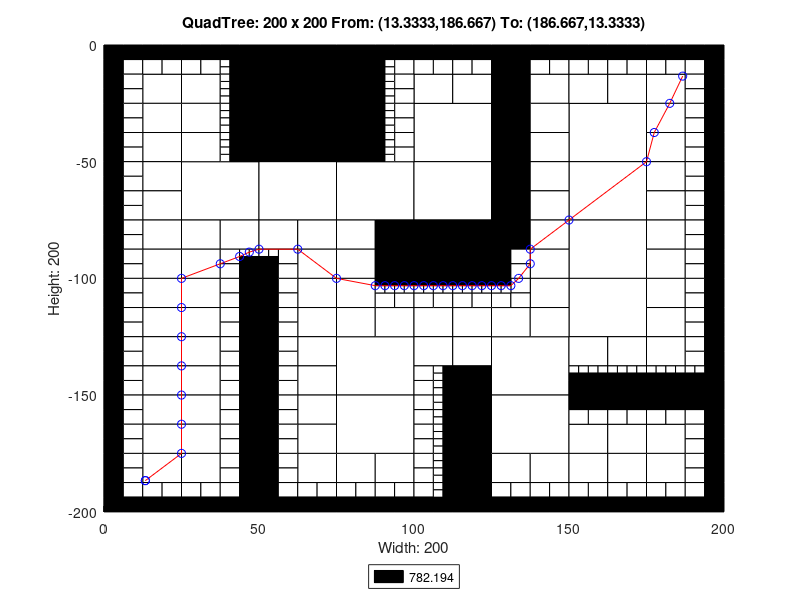

The MATLAB source for this figure:
axis([0 200 -200 0]);
title('QuadTree: 200 x 200 From: (13.3333,186.667) To: (186.667,13.3333)');
xlabel('Width: 200');
ylabel('Height: 200');
rectangle('Position',[50 -25 25 25], 'FaceColor',[0 0 0]);
rectangle('Position',[50 -50 25 25], 'FaceColor',[0 0 0]);
rectangle('Position',[25 -75 25 25], 'FaceColor',[1 1 1]);
rectangle('Position',[50 -75 25 25], 'FaceColor',[1 1 1]);
rectangle('Position',[75 -75 25 25], 'FaceColor',[1 1 1]);
rectangle('Position',[100 -50 25 25], 'FaceColor',[1 1 1]);
rectangle('Position',[150 -50 25 25], 'FaceColor',[1 1 1]);
rectangle('Position',[100 -75 25 25], 'FaceColor',[1 1 1]);
rectangle('Position',[100 -100 25 25], 'FaceColor',[0 0 0]);
rectangle('Position',[150 -75 25 25], 'FaceColor',[1 1 1]);
rectangle('Position',[150 -100 25 25], 'FaceColor',[1 1 1]);
rectangle('Position',[75 -150 25 25], 'FaceColor',[1 1 1]);
rectangle('Position',[75 -175 25 25], 'FaceColor',[1 1 1]);
rectangle('Position',[125 -150 25 25], 'FaceColor',[1 1 1]);
rectangle('Position',[150 -125 25 25], 'FaceColor',[1 1 1]);
rectangle('Position',[125 -175 25 25], 'FaceColor',[1 1 1]);
rectangle('Position',[12.5 -25 12.5 12.5], 'FaceColor',[1 1 1]);
rectangle('Position',[25 -25 12.5 12.5], 'FaceColor',[1 1 1]);
rectangle('Position',[12.5 -37.5 12.5 12.5], 'FaceColor',[1 1 1]);
rectangle('Position',[12.5 -50 12.5 12.5], 'FaceColor',[1 1 1]);
rectangle('Position',[25 -37.5 12.5 12.5], 'FaceColor',[1 1 1]);
rectangle('Position',[25 -50 12.5 12.5], 'FaceColor',[1 1 1]);
rectangle('Position',[75 -12.5 12.5 12.5], 'FaceColor',[0 0 0]);
rectangle('Position',[75 -25 12.5 12.5], 'FaceColor',[0 0 0]);
rectangle('Position',[75 -37.5 12.5 12.5], 'FaceColor',[0 0 0]);
rectangle('Position',[75 -50 12.5 12.5], 'FaceColor',[0 0 0]);
rectangle('Position',[12.5 -62.5 12.5 12.5], 'FaceColor',[1 1 1]);
rectangle('Position',[12.5 -75 12.5 12.5], 'FaceColor',[1 1 1]);
rectangle('Position',[12.5 -87.5 12.5 12.5], 'FaceColor',[1 1 1]);
rectangle('Position',[12.5 -100 12.5 12.5], 'FaceColor',[1 1 1]);
rectangle('Position',[25 -87.5 12.5 12.5], 'FaceColor',[1 1 1]);
rectangle('Position',[37.5 -87.5 12.5 12.5], 'FaceColor',[1 1 1]);
rectangle('Position',[25 -100 12.5 12.5], 'FaceColor',[1 1 1]);
rectangle('Position',[50 -87.5 12.5 12.5], 'FaceColor',[1 1 1]);
rectangle('Position',[62.5 -87.5 12.5 12.5], 'FaceColor',[1 1 1]);
rectangle('Position',[62.5 -100 12.5 12.5], 'FaceColor',[1 1 1]);
rectangle('Position',[75 -87.5 12.5 12.5], 'FaceColor',[1 1 1]);
rectangle('Position',[87.5 -87.5 12.5 12.5], 'FaceColor',[0 0 0]);
rectangle('Position',[75 -100 12.5 12.5], 'FaceColor',[1 1 1]);
rectangle('Position',[87.5 -100 12.5 12.5], 'FaceColor',[0 0 0]);
rectangle('Position',[100 -25 12.5 12.5], 'FaceColor',[1 1 1]);
rectangle('Position',[112.5 -25 12.5 12.5], 'FaceColor',[1 1 1]);
rectangle('Position',[125 -12.5 12.5 12.5], 'FaceColor',[0 0 0]);
rectangle('Position',[125 -25 12.5 12.5], 'FaceColor',[0 0 0]);
rectangle('Position',[137.5 -25 12.5 12.5], 'FaceColor',[1 1 1]);
rectangle('Position',[125 -37.5 12.5 12.5], 'FaceColor',[0 0 0]);
rectangle('Position',[137.5 -37.5 12.5 12.5], 'FaceColor',[1 1 1]);
rectangle('Position',[125 -50 12.5 12.5], 'FaceColor',[0 0 0]);
rectangle('Position',[137.5 -50 12.5 12.5], 'FaceColor',[1 1 1]);
rectangle('Position',[150 -25 12.5 12.5], 'FaceColor',[1 1 1]);
rectangle('Position',[162.5 -25 12.5 12.5], 'FaceColor',[1 1 1]);
rectangle('Position',[175 -25 12.5 12.5], 'FaceColor',[1 1 1]);
rectangle('Position',[175 -37.5 12.5 12.5], 'FaceColor',[1 1 1]);
rectangle('Position',[175 -50 12.5 12.5], 'FaceColor',[1 1 1]);
rectangle('Position',[125 -62.5 12.5 12.5], 'FaceColor',[0 0 0]);
rectangle('Position',[137.5 -62.5 12.5 12.5], 'FaceColor',[1 1 1]);
rectangle('Position',[125 -75 12.5 12.5], 'FaceColor',[0 0 0]);
rectangle('Position',[137.5 -75 12.5 12.5], 'FaceColor',[1 1 1]);
rectangle('Position',[125 -87.5 12.5 12.5], 'FaceColor',[0 0 0]);
rectangle('Position',[137.5 -87.5 12.5 12.5], 'FaceColor',[1 1 1]);
rectangle('Position',[137.5 -100 12.5 12.5], 'FaceColor',[1 1 1]);
rectangle('Position',[175 -62.5 12.5 12.5], 'FaceColor',[1 1 1]);
rectangle('Position',[175 -75 12.5 12.5], 'FaceColor',[1 1 1]);
rectangle('Position',[175 -87.5 12.5 12.5], 'FaceColor',[1 1 1]);
rectangle('Position',[175 -100 12.5 12.5], 'FaceColor',[1 1 1]);
rectangle('Position',[12.5 -112.5 12.5 12.5], 'FaceColor',[1 1 1]);
rectangle('Position',[12.5 -125 12.5 12.5], 'FaceColor',[1 1 1]);
rectangle('Position',[25 -112.5 12.5 12.5], 'FaceColor',[1 1 1]);
rectangle('Position',[25 -125 12.5 12.5], 'FaceColor',[1 1 1]);
rectangle('Position',[12.5 -137.5 12.5 12.5], 'FaceColor',[1 1 1]);
rectangle('Position',[12.5 -150 12.5 12.5], 'FaceColor',[1 1 1]);
rectangle('Position',[25 -137.5 12.5 12.5], 'FaceColor',[1 1 1]);
rectangle('Position',[25 -150 12.5 12.5], 'FaceColor',[1 1 1]);
rectangle('Position',[62.5 -112.5 12.5 12.5], 'FaceColor',[1 1 1]);
rectangle('Position',[62.5 -125 12.5 12.5], 'FaceColor',[1 1 1]);
rectangle('Position',[75 -112.5 12.5 12.5], 'FaceColor',[1 1 1]);
rectangle('Position',[75 -125 12.5 12.5], 'FaceColor',[1 1 1]);
rectangle('Position',[87.5 -125 12.5 12.5], 'FaceColor',[1 1 1]);
rectangle('Position',[62.5 -137.5 12.5 12.5], 'FaceColor',[1 1 1]);
rectangle('Position',[62.5 -150 12.5 12.5], 'FaceColor',[1 1 1]);
rectangle('Position',[12.5 -162.5 12.5 12.5], 'FaceColor',[1 1 1]);
rectangle('Position',[12.5 -175 12.5 12.5], 'FaceColor',[1 1 1]);
rectangle('Position',[25 -162.5 12.5 12.5], 'FaceColor',[1 1 1]);
rectangle('Position',[25 -175 12.5 12.5], 'FaceColor',[1 1 1]);
rectangle('Position',[12.5 -187.5 12.5 12.5], 'FaceColor',[1 1 1]);
rectangle('Position',[25 -187.5 12.5 12.5], 'FaceColor',[1 1 1]);
rectangle('Position',[62.5 -162.5 12.5 12.5], 'FaceColor',[1 1 1]);
rectangle('Position',[62.5 -175 12.5 12.5], 'FaceColor',[1 1 1]);
rectangle('Position',[62.5 -187.5 12.5 12.5], 'FaceColor',[1 1 1]);
rectangle('Position',[75 -187.5 12.5 12.5], 'FaceColor',[1 1 1]);
rectangle('Position',[87.5 -187.5 12.5 12.5], 'FaceColor',[1 1 1]);
rectangle('Position',[100 -125 12.5 12.5], 'FaceColor',[1 1 1]);
rectangle('Position',[112.5 -125 12.5 12.5], 'FaceColor',[1 1 1]);
rectangle('Position',[137.5 -112.5 12.5 12.5], 'FaceColor',[1 1 1]);
rectangle('Position',[125 -125 12.5 12.5], 'FaceColor',[1 1 1]);
rectangle('Position',[137.5 -125 12.5 12.5], 'FaceColor',[1 1 1]);
rectangle('Position',[100 -137.5 12.5 12.5], 'FaceColor',[1 1 1]);
rectangle('Position',[112.5 -137.5 12.5 12.5], 'FaceColor',[1 1 1]);
rectangle('Position',[112.5 -150 12.5 12.5], 'FaceColor',[0 0 0]);
rectangle('Position',[175 -112.5 12.5 12.5], 'FaceColor',[1 1 1]);
rectangle('Position',[175 -125 12.5 12.5], 'FaceColor',[1 1 1]);
rectangle('Position',[150 -137.5 12.5 12.5], 'FaceColor',[1 1 1]);
rectangle('Position',[162.5 -137.5 12.5 12.5], 'FaceColor',[1 1 1]);
rectangle('Position',[175 -137.5 12.5 12.5], 'FaceColor',[1 1 1]);
rectangle('Position',[112.5 -162.5 12.5 12.5], 'FaceColor',[0 0 0]);
rectangle('Position',[112.5 -175 12.5 12.5], 'FaceColor',[0 0 0]);
rectangle('Position',[112.5 -187.5 12.5 12.5], 'FaceColor',[0 0 0]);
rectangle('Position',[112.5 -200 12.5 12.5], 'FaceColor',[0 0 0]);
rectangle('Position',[125 -187.5 12.5 12.5], 'FaceColor',[1 1 1]);
rectangle('Position',[137.5 -187.5 12.5 12.5], 'FaceColor',[1 1 1]);
rectangle('Position',[150 -175 12.5 12.5], 'FaceColor',[1 1 1]);
rectangle('Position',[162.5 -175 12.5 12.5], 'FaceColor',[1 1 1]);
rectangle('Position',[175 -175 12.5 12.5], 'FaceColor',[1 1 1]);
rectangle('Position',[150 -187.5 12.5 12.5], 'FaceColor',[1 1 1]);
rectangle('Position',[162.5 -187.5 12.5 12.5], 'FaceColor',[1 1 1]);
rectangle('Position',[175 -187.5 12.5 12.5], 'FaceColor',[1 1 1]);
rectangle('Position',[0 -6.25 6.25 6.25], 'FaceColor',[0 0 0]);
rectangle('Position',[6.25 -6.25 6.25 6.25], 'FaceColor',[0 0 0]);
rectangle('Position',[0 -12.5 6.25 6.25], 'FaceColor',[0 0 0]);
rectangle('Position',[6.25 -12.5 6.25 6.25], 'FaceColor',[1 1 1]);
rectangle('Position',[12.5 -6.25 6.25 6.25], 'FaceColor',[0 0 0]);
rectangle('Position',[18.75 -6.25 6.25 6.25], 'FaceColor',[0 0 0]);
rectangle('Position',[12.5 -12.5 6.25 6.25], 'FaceColor',[1 1 1]);
rectangle('Position',[18.75 -12.5 6.25 6.25], 'FaceColor',[1 1 1]);
rectangle('Position',[0 -18.75 6.25 6.25], 'FaceColor',[0 0 0]);
rectangle('Position',[6.25 -18.75 6.25 6.25], 'FaceColor',[1 1 1]);
rectangle('Position',[0 -25 6.25 6.25], 'FaceColor',[0 0 0]);
rectangle('Position',[6.25 -25 6.25 6.25], 'FaceColor',[1 1 1]);
rectangle('Position',[25 -6.25 6.25 6.25], 'FaceColor',[0 0 0]);
rectangle('Position',[31.25 -6.25 6.25 6.25], 'FaceColor',[0 0 0]);
rectangle('Position',[25 -12.5 6.25 6.25], 'FaceColor',[1 1 1]);
rectangle('Position',[31.25 -12.5 6.25 6.25], 'FaceColor',[1 1 1]);
rectangle('Position',[37.5 -6.25 6.25 6.25], 'FaceColor',[0 0 0]);
rectangle('Position',[43.75 -6.25 6.25 6.25], 'FaceColor',[0 0 0]);
rectangle('Position',[43.75 -12.5 6.25 6.25], 'FaceColor',[0 0 0]);
rectangle('Position',[43.75 -18.75 6.25 6.25], 'FaceColor',[0 0 0]);
rectangle('Position',[43.75 -25 6.25 6.25], 'FaceColor',[0 0 0]);
rectangle('Position',[0 -31.25 6.25 6.25], 'FaceColor',[0 0 0]);
rectangle('Position',[6.25 -31.25 6.25 6.25], 'FaceColor',[1 1 1]);
rectangle('Position',[0 -37.5 6.25 6.25], 'FaceColor',[0 0 0]);
rectangle('Position',[6.25 -37.5 6.25 6.25], 'FaceColor',[1 1 1]);
rectangle('Position',[0 -43.75 6.25 6.25], 'FaceColor',[0 0 0]);
rectangle('Position',[6.25 -43.75 6.25 6.25], 'FaceColor',[1 1 1]);
rectangle('Position',[0 -50 6.25 6.25], 'FaceColor',[0 0 0]);
rectangle('Position',[6.25 -50 6.25 6.25], 'FaceColor',[1 1 1]);
rectangle('Position',[43.75 -31.25 6.25 6.25], 'FaceColor',[0 0 0]);
rectangle('Position',[43.75 -37.5 6.25 6.25], 'FaceColor',[0 0 0]);
rectangle('Position',[43.75 -43.75 6.25 6.25], 'FaceColor',[0 0 0]);
rectangle('Position',[43.75 -50 6.25 6.25], 'FaceColor',[0 0 0]);
rectangle('Position',[87.5 -6.25 6.25 6.25], 'FaceColor',[0 0 0]);
rectangle('Position',[93.75 -6.25 6.25 6.25], 'FaceColor',[0 0 0]);
rectangle('Position',[93.75 -12.5 6.25 6.25], 'FaceColor',[1 1 1]);
rectangle('Position',[93.75 -18.75 6.25 6.25], 'FaceColor',[1 1 1]);
rectangle('Position',[93.75 -25 6.25 6.25], 'FaceColor',[1 1 1]);
rectangle('Position',[93.75 -31.25 6.25 6.25], 'FaceColor',[1 1 1]);
rectangle('Position',[93.75 -37.5 6.25 6.25], 'FaceColor',[1 1 1]);
rectangle('Position',[93.75 -43.75 6.25 6.25], 'FaceColor',[1 1 1]);
rectangle('Position',[93.75 -50 6.25 6.25], 'FaceColor',[1 1 1]);
rectangle('Position',[0 -56.25 6.25 6.25], 'FaceColor',[0 0 0]);
rectangle('Position',[6.25 -56.25 6.25 6.25], 'FaceColor',[1 1 1]);
rectangle('Position',[0 -62.5 6.25 6.25], 'FaceColor',[0 0 0]);
rectangle('Position',[6.25 -62.5 6.25 6.25], 'FaceColor',[1 1 1]);
rectangle('Position',[0 -68.75 6.25 6.25], 'FaceColor',[0 0 0]);
rectangle('Position',[6.25 -68.75 6.25 6.25], 'FaceColor',[1 1 1]);
rectangle('Position',[0 -75 6.25 6.25], 'FaceColor',[0 0 0]);
rectangle('Position',[6.25 -75 6.25 6.25], 'FaceColor',[1 1 1]);
rectangle('Position',[0 -81.25 6.25 6.25], 'FaceColor',[0 0 0]);
rectangle('Position',[6.25 -81.25 6.25 6.25], 'FaceColor',[1 1 1]);
rectangle('Position',[0 -87.5 6.25 6.25], 'FaceColor',[0 0 0]);
rectangle('Position',[6.25 -87.5 6.25 6.25], 'FaceColor',[1 1 1]);
rectangle('Position',[0 -93.75 6.25 6.25], 'FaceColor',[0 0 0]);
rectangle('Position',[6.25 -93.75 6.25 6.25], 'FaceColor',[1 1 1]);
rectangle('Position',[0 -100 6.25 6.25], 'FaceColor',[0 0 0]);
rectangle('Position',[6.25 -100 6.25 6.25], 'FaceColor',[1 1 1]);
rectangle('Position',[37.5 -93.75 6.25 6.25], 'FaceColor',[1 1 1]);
rectangle('Position',[37.5 -100 6.25 6.25], 'FaceColor',[1 1 1]);
rectangle('Position',[43.75 -100 6.25 6.25], 'FaceColor',[0 0 0]);
rectangle('Position',[56.25 -93.75 6.25 6.25], 'FaceColor',[1 1 1]);
rectangle('Position',[50 -100 6.25 6.25], 'FaceColor',[0 0 0]);
rectangle('Position',[56.25 -100 6.25 6.25], 'FaceColor',[1 1 1]);
rectangle('Position',[100 -6.25 6.25 6.25], 'FaceColor',[0 0 0]);
rectangle('Position',[106.25 -6.25 6.25 6.25], 'FaceColor',[0 0 0]);
rectangle('Position',[100 -12.5 6.25 6.25], 'FaceColor',[1 1 1]);
rectangle('Position',[106.25 -12.5 6.25 6.25], 'FaceColor',[1 1 1]);
rectangle('Position',[112.5 -6.25 6.25 6.25], 'FaceColor',[0 0 0]);
rectangle('Position',[118.75 -6.25 6.25 6.25], 'FaceColor',[0 0 0]);
rectangle('Position',[112.5 -12.5 6.25 6.25], 'FaceColor',[1 1 1]);
rectangle('Position',[118.75 -12.5 6.25 6.25], 'FaceColor',[1 1 1]);
rectangle('Position',[137.5 -6.25 6.25 6.25], 'FaceColor',[0 0 0]);
rectangle('Position',[143.75 -6.25 6.25 6.25], 'FaceColor',[0 0 0]);
rectangle('Position',[137.5 -12.5 6.25 6.25], 'FaceColor',[1 1 1]);
rectangle('Position',[143.75 -12.5 6.25 6.25], 'FaceColor',[1 1 1]);
rectangle('Position',[150 -6.25 6.25 6.25], 'FaceColor',[0 0 0]);
rectangle('Position',[156.25 -6.25 6.25 6.25], 'FaceColor',[0 0 0]);
rectangle('Position',[150 -12.5 6.25 6.25], 'FaceColor',[1 1 1]);
rectangle('Position',[156.25 -12.5 6.25 6.25], 'FaceColor',[1 1 1]);
rectangle('Position',[162.5 -6.25 6.25 6.25], 'FaceColor',[0 0 0]);
rectangle('Position',[168.75 -6.25 6.25 6.25], 'FaceColor',[0 0 0]);
rectangle('Position',[162.5 -12.5 6.25 6.25], 'FaceColor',[1 1 1]);
rectangle('Position',[168.75 -12.5 6.25 6.25], 'FaceColor',[1 1 1]);
rectangle('Position',[175 -6.25 6.25 6.25], 'FaceColor',[0 0 0]);
rectangle('Position',[181.25 -6.25 6.25 6.25], 'FaceColor',[0 0 0]);
rectangle('Position',[175 -12.5 6.25 6.25], 'FaceColor',[1 1 1]);
rectangle('Position',[181.25 -12.5 6.25 6.25], 'FaceColor',[1 1 1]);
rectangle('Position',[187.5 -6.25 6.25 6.25], 'FaceColor',[0 0 0]);
rectangle('Position',[193.75 -6.25 6.25 6.25], 'FaceColor',[0 0 0]);
rectangle('Position',[187.5 -12.5 6.25 6.25], 'FaceColor',[1 1 1]);
rectangle('Position',[193.75 -12.5 6.25 6.25], 'FaceColor',[0 0 0]);
rectangle('Position',[187.5 -18.75 6.25 6.25], 'FaceColor',[1 1 1]);
rectangle('Position',[193.75 -18.75 6.25 6.25], 'FaceColor',[0 0 0]);
rectangle('Position',[187.5 -25 6.25 6.25], 'FaceColor',[1 1 1]);
rectangle('Position',[193.75 -25 6.25 6.25], 'FaceColor',[0 0 0]);
rectangle('Position',[187.5 -31.25 6.25 6.25], 'FaceColor',[1 1 1]);
rectangle('Position',[193.75 -31.25 6.25 6.25], 'FaceColor',[0 0 0]);
rectangle('Position',[187.5 -37.5 6.25 6.25], 'FaceColor',[1 1 1]);
rectangle('Position',[193.75 -37.5 6.25 6.25], 'FaceColor',[0 0 0]);
rectangle('Position',[187.5 -43.75 6.25 6.25], 'FaceColor',[1 1 1]);
rectangle('Position',[193.75 -43.75 6.25 6.25], 'FaceColor',[0 0 0]);
rectangle('Position',[187.5 -50 6.25 6.25], 'FaceColor',[1 1 1]);
rectangle('Position',[193.75 -50 6.25 6.25], 'FaceColor',[0 0 0]);
rectangle('Position',[125 -93.75 6.25 6.25], 'FaceColor',[0 0 0]);
rectangle('Position',[131.25 -93.75 6.25 6.25], 'FaceColor',[1 1 1]);
rectangle('Position',[125 -100 6.25 6.25], 'FaceColor',[0 0 0]);
rectangle('Position',[131.25 -100 6.25 6.25], 'FaceColor',[1 1 1]);
rectangle('Position',[187.5 -56.25 6.25 6.25], 'FaceColor',[1 1 1]);
rectangle('Position',[193.75 -56.25 6.25 6.25], 'FaceColor',[0 0 0]);
rectangle('Position',[187.5 -62.5 6.25 6.25], 'FaceColor',[1 1 1]);
rectangle('Position',[193.75 -62.5 6.25 6.25], 'FaceColor',[0 0 0]);
rectangle('Position',[187.5 -68.75 6.25 6.25], 'FaceColor',[1 1 1]);
rectangle('Position',[193.75 -68.75 6.25 6.25], 'FaceColor',[0 0 0]);
rectangle('Position',[187.5 -75 6.25 6.25], 'FaceColor',[1 1 1]);
rectangle('Position',[193.75 -75 6.25 6.25], 'FaceColor',[0 0 0]);
rectangle('Position',[187.5 -81.25 6.25 6.25], 'FaceColor',[1 1 1]);
rectangle('Position',[193.75 -81.25 6.25 6.25], 'FaceColor',[0 0 0]);
rectangle('Position',[187.5 -87.5 6.25 6.25], 'FaceColor',[1 1 1]);
rectangle('Position',[193.75 -87.5 6.25 6.25], 'FaceColor',[0 0 0]);
rectangle('Position',[187.5 -93.75 6.25 6.25], 'FaceColor',[1 1 1]);
rectangle('Position',[193.75 -93.75 6.25 6.25], 'FaceColor',[0 0 0]);
rectangle('Position',[187.5 -100 6.25 6.25], 'FaceColor',[1 1 1]);
rectangle('Position',[193.75 -100 6.25 6.25], 'FaceColor',[0 0 0]);
rectangle('Position',[0 -106.25 6.25 6.25], 'FaceColor',[0 0 0]);
rectangle('Position',[6.25 -106.25 6.25 6.25], 'FaceColor',[1 1 1]);
rectangle('Position',[0 -112.5 6.25 6.25], 'FaceColor',[0 0 0]);
rectangle('Position',[6.25 -112.5 6.25 6.25], 'FaceColor',[1 1 1]);
rectangle('Position',[0 -118.75 6.25 6.25], 'FaceColor',[0 0 0]);
rectangle('Position',[6.25 -118.75 6.25 6.25], 'FaceColor',[1 1 1]);
rectangle('Position',[0 -125 6.25 6.25], 'FaceColor',[0 0 0]);
rectangle('Position',[6.25 -125 6.25 6.25], 'FaceColor',[1 1 1]);
rectangle('Position',[37.5 -106.25 6.25 6.25], 'FaceColor',[1 1 1]);
rectangle('Position',[43.75 -106.25 6.25 6.25], 'FaceColor',[0 0 0]);
rectangle('Position',[37.5 -112.5 6.25 6.25], 'FaceColor',[1 1 1]);
rectangle('Position',[43.75 -112.5 6.25 6.25], 'FaceColor',[0 0 0]);
rectangle('Position',[37.5 -118.75 6.25 6.25], 'FaceColor',[1 1 1]);
rectangle('Position',[43.75 -118.75 6.25 6.25], 'FaceColor',[0 0 0]);
rectangle('Position',[37.5 -125 6.25 6.25], 'FaceColor',[1 1 1]);
rectangle('Position',[43.75 -125 6.25 6.25], 'FaceColor',[0 0 0]);
rectangle('Position',[0 -131.25 6.25 6.25], 'FaceColor',[0 0 0]);
rectangle('Position',[6.25 -131.25 6.25 6.25], 'FaceColor',[1 1 1]);
rectangle('Position',[0 -137.5 6.25 6.25], 'FaceColor',[0 0 0]);
rectangle('Position',[6.25 -137.5 6.25 6.25], 'FaceColor',[1 1 1]);
rectangle('Position',[0 -143.75 6.25 6.25], 'FaceColor',[0 0 0]);
rectangle('Position',[6.25 -143.75 6.25 6.25], 'FaceColor',[1 1 1]);
rectangle('Position',[0 -150 6.25 6.25], 'FaceColor',[0 0 0]);
rectangle('Position',[6.25 -150 6.25 6.25], 'FaceColor',[1 1 1]);
rectangle('Position',[37.5 -131.25 6.25 6.25], 'FaceColor',[1 1 1]);
rectangle('Position',[43.75 -131.25 6.25 6.25], 'FaceColor',[0 0 0]);
rectangle('Position',[37.5 -137.5 6.25 6.25], 'FaceColor',[1 1 1]);
rectangle('Position',[43.75 -137.5 6.25 6.25], 'FaceColor',[0 0 0]);
rectangle('Position',[37.5 -143.75 6.25 6.25], 'FaceColor',[1 1 1]);
rectangle('Position',[43.75 -143.75 6.25 6.25], 'FaceColor',[0 0 0]);
rectangle('Position',[37.5 -150 6.25 6.25], 'FaceColor',[1 1 1]);
rectangle('Position',[43.75 -150 6.25 6.25], 'FaceColor',[0 0 0]);
rectangle('Position',[50 -106.25 6.25 6.25], 'FaceColor',[0 0 0]);
rectangle('Position',[56.25 -106.25 6.25 6.25], 'FaceColor',[1 1 1]);
rectangle('Position',[50 -112.5 6.25 6.25], 'FaceColor',[0 0 0]);
rectangle('Position',[56.25 -112.5 6.25 6.25], 'FaceColor',[1 1 1]);
rectangle('Position',[50 -118.75 6.25 6.25], 'FaceColor',[0 0 0]);
rectangle('Position',[56.25 -118.75 6.25 6.25], 'FaceColor',[1 1 1]);
rectangle('Position',[50 -125 6.25 6.25], 'FaceColor',[0 0 0]);
rectangle('Position',[56.25 -125 6.25 6.25], 'FaceColor',[1 1 1]);
rectangle('Position',[87.5 -112.5 6.25 6.25], 'FaceColor',[1 1 1]);
rectangle('Position',[93.75 -112.5 6.25 6.25], 'FaceColor',[1 1 1]);
rectangle('Position',[50 -131.25 6.25 6.25], 'FaceColor',[0 0 0]);
rectangle('Position',[56.25 -131.25 6.25 6.25], 'FaceColor',[1 1 1]);
rectangle('Position',[50 -137.5 6.25 6.25], 'FaceColor',[0 0 0]);
rectangle('Position',[56.25 -137.5 6.25 6.25], 'FaceColor',[1 1 1]);
rectangle('Position',[50 -143.75 6.25 6.25], 'FaceColor',[0 0 0]);
rectangle('Position',[56.25 -143.75 6.25 6.25], 'FaceColor',[1 1 1]);
rectangle('Position',[50 -150 6.25 6.25], 'FaceColor',[0 0 0]);
rectangle('Position',[56.25 -150 6.25 6.25], 'FaceColor',[1 1 1]);
rectangle('Position',[0 -156.25 6.25 6.25], 'FaceColor',[0 0 0]);
rectangle('Position',[6.25 -156.25 6.25 6.25], 'FaceColor',[1 1 1]);
rectangle('Position',[0 -162.5 6.25 6.25], 'FaceColor',[0 0 0]);
rectangle('Position',[6.25 -162.5 6.25 6.25], 'FaceColor',[1 1 1]);
rectangle('Position',[0 -168.75 6.25 6.25], 'FaceColor',[0 0 0]);
rectangle('Position',[6.25 -168.75 6.25 6.25], 'FaceColor',[1 1 1]);
rectangle('Position',[0 -175 6.25 6.25], 'FaceColor',[0 0 0]);
rectangle('Position',[6.25 -175 6.25 6.25], 'FaceColor',[1 1 1]);
rectangle('Position',[37.5 -156.25 6.25 6.25], 'FaceColor',[1 1 1]);
rectangle('Position',[43.75 -156.25 6.25 6.25], 'FaceColor',[0 0 0]);
rectangle('Position',[37.5 -162.5 6.25 6.25], 'FaceColor',[1 1 1]);
rectangle('Position',[43.75 -162.5 6.25 6.25], 'FaceColor',[0 0 0]);
rectangle('Position',[37.5 -168.75 6.25 6.25], 'FaceColor',[1 1 1]);
rectangle('Position',[43.75 -168.75 6.25 6.25], 'FaceColor',[0 0 0]);
rectangle('Position',[37.5 -175 6.25 6.25], 'FaceColor',[1 1 1]);
rectangle('Position',[43.75 -175 6.25 6.25], 'FaceColor',[0 0 0]);
rectangle('Position',[0 -181.25 6.25 6.25], 'FaceColor',[0 0 0]);
rectangle('Position',[6.25 -181.25 6.25 6.25], 'FaceColor',[1 1 1]);
rectangle('Position',[0 -187.5 6.25 6.25], 'FaceColor',[0 0 0]);
rectangle('Position',[6.25 -187.5 6.25 6.25], 'FaceColor',[1 1 1]);
rectangle('Position',[0 -193.75 6.25 6.25], 'FaceColor',[0 0 0]);
rectangle('Position',[6.25 -193.75 6.25 6.25], 'FaceColor',[1 1 1]);
rectangle('Position',[0 -200 6.25 6.25], 'FaceColor',[0 0 0]);
rectangle('Position',[6.25 -200 6.25 6.25], 'FaceColor',[0 0 0]);
rectangle('Position',[12.5 -193.75 6.25 6.25], 'FaceColor',[1 1 1]);
rectangle('Position',[18.75 -193.75 6.25 6.25], 'FaceColor',[1 1 1]);
rectangle('Position',[12.5 -200 6.25 6.25], 'FaceColor',[0 0 0]);
rectangle('Position',[18.75 -200 6.25 6.25], 'FaceColor',[0 0 0]);
rectangle('Position',[37.5 -181.25 6.25 6.25], 'FaceColor',[1 1 1]);
rectangle('Position',[43.75 -181.25 6.25 6.25], 'FaceColor',[0 0 0]);
rectangle('Position',[37.5 -187.5 6.25 6.25], 'FaceColor',[1 1 1]);
rectangle('Position',[43.75 -187.5 6.25 6.25], 'FaceColor',[0 0 0]);
rectangle('Position',[25 -193.75 6.25 6.25], 'FaceColor',[1 1 1]);
rectangle('Position',[31.25 -193.75 6.25 6.25], 'FaceColor',[1 1 1]);
rectangle('Position',[25 -200 6.25 6.25], 'FaceColor',[0 0 0]);
rectangle('Position',[31.25 -200 6.25 6.25], 'FaceColor',[0 0 0]);
rectangle('Position',[37.5 -193.75 6.25 6.25], 'FaceColor',[1 1 1]);
rectangle('Position',[43.75 -193.75 6.25 6.25], 'FaceColor',[0 0 0]);
rectangle('Position',[37.5 -200 6.25 6.25], 'FaceColor',[0 0 0]);
rectangle('Position',[43.75 -200 6.25 6.25], 'FaceColor',[0 0 0]);
rectangle('Position',[50 -156.25 6.25 6.25], 'FaceColor',[0 0 0]);
rectangle('Position',[56.25 -156.25 6.25 6.25], 'FaceColor',[1 1 1]);
rectangle('Position',[50 -162.5 6.25 6.25], 'FaceColor',[0 0 0]);
rectangle('Position',[56.25 -162.5 6.25 6.25], 'FaceColor',[1 1 1]);
rectangle('Position',[50 -168.75 6.25 6.25], 'FaceColor',[0 0 0]);
rectangle('Position',[56.25 -168.75 6.25 6.25], 'FaceColor',[1 1 1]);
rectangle('Position',[50 -175 6.25 6.25], 'FaceColor',[0 0 0]);
rectangle('Position',[56.25 -175 6.25 6.25], 'FaceColor',[1 1 1]);
rectangle('Position',[50 -181.25 6.25 6.25], 'FaceColor',[0 0 0]);
rectangle('Position',[56.25 -181.25 6.25 6.25], 'FaceColor',[1 1 1]);
rectangle('Position',[50 -187.5 6.25 6.25], 'FaceColor',[0 0 0]);
rectangle('Position',[56.25 -187.5 6.25 6.25], 'FaceColor',[1 1 1]);
rectangle('Position',[50 -193.75 6.25 6.25], 'FaceColor',[0 0 0]);
rectangle('Position',[56.25 -193.75 6.25 6.25], 'FaceColor',[1 1 1]);
rectangle('Position',[50 -200 6.25 6.25], 'FaceColor',[0 0 0]);
rectangle('Position',[56.25 -200 6.25 6.25], 'FaceColor',[0 0 0]);
rectangle('Position',[62.5 -193.75 6.25 6.25], 'FaceColor',[1 1 1]);
rectangle('Position',[68.75 -193.75 6.25 6.25], 'FaceColor',[1 1 1]);
rectangle('Position',[62.5 -200 6.25 6.25], 'FaceColor',[0 0 0]);
rectangle('Position',[68.75 -200 6.25 6.25], 'FaceColor',[0 0 0]);
rectangle('Position',[75 -193.75 6.25 6.25], 'FaceColor',[1 1 1]);
rectangle('Position',[81.25 -193.75 6.25 6.25], 'FaceColor',[1 1 1]);
rectangle('Position',[75 -200 6.25 6.25], 'FaceColor',[0 0 0]);
rectangle('Position',[81.25 -200 6.25 6.25], 'FaceColor',[0 0 0]);
rectangle('Position',[87.5 -193.75 6.25 6.25], 'FaceColor',[1 1 1]);
rectangle('Position',[93.75 -193.75 6.25 6.25], 'FaceColor',[1 1 1]);
rectangle('Position',[87.5 -200 6.25 6.25], 'FaceColor',[0 0 0]);
rectangle('Position',[93.75 -200 6.25 6.25], 'FaceColor',[0 0 0]);
rectangle('Position',[100 -112.5 6.25 6.25], 'FaceColor',[1 1 1]);
rectangle('Position',[106.25 -112.5 6.25 6.25], 'FaceColor',[1 1 1]);
rectangle('Position',[112.5 -112.5 6.25 6.25], 'FaceColor',[1 1 1]);
rectangle('Position',[118.75 -112.5 6.25 6.25], 'FaceColor',[1 1 1]);
rectangle('Position',[131.25 -106.25 6.25 6.25], 'FaceColor',[1 1 1]);
rectangle('Position',[125 -112.5 6.25 6.25], 'FaceColor',[1 1 1]);
rectangle('Position',[131.25 -112.5 6.25 6.25], 'FaceColor',[1 1 1]);
rectangle('Position',[100 -143.75 6.25 6.25], 'FaceColor',[1 1 1]);
rectangle('Position',[100 -150 6.25 6.25], 'FaceColor',[1 1 1]);
rectangle('Position',[187.5 -106.25 6.25 6.25], 'FaceColor',[1 1 1]);
rectangle('Position',[193.75 -106.25 6.25 6.25], 'FaceColor',[0 0 0]);
rectangle('Position',[187.5 -112.5 6.25 6.25], 'FaceColor',[1 1 1]);
rectangle('Position',[193.75 -112.5 6.25 6.25], 'FaceColor',[0 0 0]);
rectangle('Position',[187.5 -118.75 6.25 6.25], 'FaceColor',[1 1 1]);
rectangle('Position',[193.75 -118.75 6.25 6.25], 'FaceColor',[0 0 0]);
rectangle('Position',[187.5 -125 6.25 6.25], 'FaceColor',[1 1 1]);
rectangle('Position',[193.75 -125 6.25 6.25], 'FaceColor',[0 0 0]);
rectangle('Position',[150 -150 6.25 6.25], 'FaceColor',[0 0 0]);
rectangle('Position',[156.25 -150 6.25 6.25], 'FaceColor',[0 0 0]);
rectangle('Position',[162.5 -150 6.25 6.25], 'FaceColor',[0 0 0]);
rectangle('Position',[168.75 -150 6.25 6.25], 'FaceColor',[0 0 0]);
rectangle('Position',[187.5 -131.25 6.25 6.25], 'FaceColor',[1 1 1]);
rectangle('Position',[193.75 -131.25 6.25 6.25], 'FaceColor',[0 0 0]);
rectangle('Position',[187.5 -137.5 6.25 6.25], 'FaceColor',[1 1 1]);
rectangle('Position',[193.75 -137.5 6.25 6.25], 'FaceColor',[0 0 0]);
rectangle('Position',[175 -150 6.25 6.25], 'FaceColor',[0 0 0]);
rectangle('Position',[181.25 -150 6.25 6.25], 'FaceColor',[0 0 0]);
rectangle('Position',[193.75 -143.75 6.25 6.25], 'FaceColor',[0 0 0]);
rectangle('Position',[187.5 -150 6.25 6.25], 'FaceColor',[0 0 0]);
rectangle('Position',[193.75 -150 6.25 6.25], 'FaceColor',[0 0 0]);
rectangle('Position',[100 -156.25 6.25 6.25], 'FaceColor',[1 1 1]);
rectangle('Position',[100 -162.5 6.25 6.25], 'FaceColor',[1 1 1]);
rectangle('Position',[100 -168.75 6.25 6.25], 'FaceColor',[1 1 1]);
rectangle('Position',[100 -175 6.25 6.25], 'FaceColor',[1 1 1]);
rectangle('Position',[100 -181.25 6.25 6.25], 'FaceColor',[1 1 1]);
rectangle('Position',[100 -187.5 6.25 6.25], 'FaceColor',[1 1 1]);
rectangle('Position',[100 -193.75 6.25 6.25], 'FaceColor',[1 1 1]);
rectangle('Position',[100 -200 6.25 6.25], 'FaceColor',[0 0 0]);
rectangle('Position',[106.25 -200 6.25 6.25], 'FaceColor',[0 0 0]);
rectangle('Position',[125 -193.75 6.25 6.25], 'FaceColor',[1 1 1]);
rectangle('Position',[131.25 -193.75 6.25 6.25], 'FaceColor',[1 1 1]);
rectangle('Position',[125 -200 6.25 6.25], 'FaceColor',[0 0 0]);
rectangle('Position',[131.25 -200 6.25 6.25], 'FaceColor',[0 0 0]);
rectangle('Position',[137.5 -193.75 6.25 6.25], 'FaceColor',[1 1 1]);
rectangle('Position',[143.75 -193.75 6.25 6.25], 'FaceColor',[1 1 1]);
rectangle('Position',[137.5 -200 6.25 6.25], 'FaceColor',[0 0 0]);
rectangle('Position',[143.75 -200 6.25 6.25], 'FaceColor',[0 0 0]);
rectangle('Position',[150 -156.25 6.25 6.25], 'FaceColor',[0 0 0]);
rectangle('Position',[156.25 -156.25 6.25 6.25], 'FaceColor',[0 0 0]);
rectangle('Position',[150 -162.5 6.25 6.25], 'FaceColor',[1 1 1]);
rectangle('Position',[156.25 -162.5 6.25 6.25], 'FaceColor',[1 1 1]);
rectangle('Position',[162.5 -156.25 6.25 6.25], 'FaceColor',[0 0 0]);
rectangle('Position',[168.75 -156.25 6.25 6.25], 'FaceColor',[0 0 0]);
rectangle('Position',[162.5 -162.5 6.25 6.25], 'FaceColor',[1 1 1]);
rectangle('Position',[168.75 -162.5 6.25 6.25], 'FaceColor',[1 1 1]);
rectangle('Position',[175 -156.25 6.25 6.25], 'FaceColor',[0 0 0]);
rectangle('Position',[181.25 -156.25 6.25 6.25], 'FaceColor',[0 0 0]);
rectangle('Position',[175 -162.5 6.25 6.25], 'FaceColor',[1 1 1]);
rectangle('Position',[181.25 -162.5 6.25 6.25], 'FaceColor',[1 1 1]);
rectangle('Position',[187.5 -156.25 6.25 6.25], 'FaceColor',[0 0 0]);
rectangle('Position',[193.75 -156.25 6.25 6.25], 'FaceColor',[0 0 0]);
rectangle('Position',[187.5 -162.5 6.25 6.25], 'FaceColor',[1 1 1]);
rectangle('Position',[193.75 -162.5 6.25 6.25], 'FaceColor',[0 0 0]);
rectangle('Position',[187.5 -168.75 6.25 6.25], 'FaceColor',[1 1 1]);
rectangle('Position',[193.75 -168.75 6.25 6.25], 'FaceColor',[0 0 0]);
rectangle('Position',[187.5 -175 6.25 6.25], 'FaceColor',[1 1 1]);
rectangle('Position',[193.75 -175 6.25 6.25], 'FaceColor',[0 0 0]);
rectangle('Position',[150 -193.75 6.25 6.25], 'FaceColor',[1 1 1]);
rectangle('Position',[156.25 -193.75 6.25 6.25], 'FaceColor',[1 1 1]);
rectangle('Position',[150 -200 6.25 6.25], 'FaceColor',[0 0 0]);
rectangle('Position',[156.25 -200 6.25 6.25], 'FaceColor',[0 0 0]);
rectangle('Position',[162.5 -193.75 6.25 6.25], 'FaceColor',[1 1 1]);
rectangle('Position',[168.75 -193.75 6.25 6.25], 'FaceColor',[1 1 1]);
rectangle('Position',[162.5 -200 6.25 6.25], 'FaceColor',[0 0 0]);
rectangle('Position',[168.75 -200 6.25 6.25], 'FaceColor',[0 0 0]);
rectangle('Position',[187.5 -181.25 6.25 6.25], 'FaceColor',[1 1 1]);
rectangle('Position',[193.75 -181.25 6.25 6.25], 'FaceColor',[0 0 0]);
rectangle('Position',[187.5 -187.5 6.25 6.25], 'FaceColor',[1 1 1]);
rectangle('Position',[193.75 -187.5 6.25 6.25], 'FaceColor',[0 0 0]);
rectangle('Position',[175 -193.75 6.25 6.25], 'FaceColor',[1 1 1]);
rectangle('Position',[181.25 -193.75 6.25 6.25], 'FaceColor',[1 1 1]);
rectangle('Position',[175 -200 6.25 6.25], 'FaceColor',[0 0 0]);
rectangle('Position',[181.25 -200 6.25 6.25], 'FaceColor',[0 0 0]);
rectangle('Position',[187.5 -193.75 6.25 6.25], 'FaceColor',[1 1 1]);
rectangle('Position',[193.75 -193.75 6.25 6.25], 'FaceColor',[0 0 0]);
rectangle('Position',[187.5 -200 6.25 6.25], 'FaceColor',[0 0 0]);
rectangle('Position',[193.75 -200 6.25 6.25], 'FaceColor',[0 0 0]);
rectangle('Position',[37.5 -9.375 3.125 3.125], 'FaceColor',[1 1 1]);
rectangle('Position',[40.625 -9.375 3.125 3.125], 'FaceColor',[0 0 0]);
rectangle('Position',[37.5 -12.5 3.125 3.125], 'FaceColor',[1 1 1]);
rectangle('Position',[40.625 -12.5 3.125 3.125], 'FaceColor',[0 0 0]);
rectangle('Position',[37.5 -15.625 3.125 3.125], 'FaceColor',[1 1 1]);
rectangle('Position',[40.625 -15.625 3.125 3.125], 'FaceColor',[0 0 0]);
rectangle('Position',[37.5 -18.75 3.125 3.125], 'FaceColor',[1 1 1]);
rectangle('Position',[40.625 -18.75 3.125 3.125], 'FaceColor',[0 0 0]);
rectangle('Position',[37.5 -21.875 3.125 3.125], 'FaceColor',[1 1 1]);
rectangle('Position',[40.625 -21.875 3.125 3.125], 'FaceColor',[0 0 0]);
rectangle('Position',[37.5 -25 3.125 3.125], 'FaceColor',[1 1 1]);
rectangle('Position',[40.625 -25 3.125 3.125], 'FaceColor',[0 0 0]);
rectangle('Position',[37.5 -28.125 3.125 3.125], 'FaceColor',[1 1 1]);
rectangle('Position',[40.625 -28.125 3.125 3.125], 'FaceColor',[0 0 0]);
rectangle('Position',[37.5 -31.25 3.125 3.125], 'FaceColor',[1 1 1]);
rectangle('Position',[40.625 -31.25 3.125 3.125], 'FaceColor',[0 0 0]);
rectangle('Position',[37.5 -34.375 3.125 3.125], 'FaceColor',[1 1 1]);
rectangle('Position',[40.625 -34.375 3.125 3.125], 'FaceColor',[0 0 0]);
rectangle('Position',[37.5 -37.5 3.125 3.125], 'FaceColor',[1 1 1]);
rectangle('Position',[40.625 -37.5 3.125 3.125], 'FaceColor',[0 0 0]);
rectangle('Position',[37.5 -40.625 3.125 3.125], 'FaceColor',[1 1 1]);
rectangle('Position',[40.625 -40.625 3.125 3.125], 'FaceColor',[0 0 0]);
rectangle('Position',[37.5 -43.75 3.125 3.125], 'FaceColor',[1 1 1]);
rectangle('Position',[40.625 -43.75 3.125 3.125], 'FaceColor',[0 0 0]);
rectangle('Position',[37.5 -46.875 3.125 3.125], 'FaceColor',[1 1 1]);
rectangle('Position',[40.625 -46.875 3.125 3.125], 'FaceColor',[0 0 0]);
rectangle('Position',[37.5 -50 3.125 3.125], 'FaceColor',[1 1 1]);
rectangle('Position',[40.625 -50 3.125 3.125], 'FaceColor',[0 0 0]);
rectangle('Position',[87.5 -9.375 3.125 3.125], 'FaceColor',[0 0 0]);
rectangle('Position',[90.625 -9.375 3.125 3.125], 'FaceColor',[1 1 1]);
rectangle('Position',[87.5 -12.5 3.125 3.125], 'FaceColor',[0 0 0]);
rectangle('Position',[90.625 -12.5 3.125 3.125], 'FaceColor',[1 1 1]);
rectangle('Position',[87.5 -15.625 3.125 3.125], 'FaceColor',[0 0 0]);
rectangle('Position',[90.625 -15.625 3.125 3.125], 'FaceColor',[1 1 1]);
rectangle('Position',[87.5 -18.75 3.125 3.125], 'FaceColor',[0 0 0]);
rectangle('Position',[90.625 -18.75 3.125 3.125], 'FaceColor',[1 1 1]);
rectangle('Position',[87.5 -21.875 3.125 3.125], 'FaceColor',[0 0 0]);
rectangle('Position',[90.625 -21.875 3.125 3.125], 'FaceColor',[1 1 1]);
rectangle('Position',[87.5 -25 3.125 3.125], 'FaceColor',[0 0 0]);
rectangle('Position',[90.625 -25 3.125 3.125], 'FaceColor',[1 1 1]);
rectangle('Position',[87.5 -28.125 3.125 3.125], 'FaceColor',[0 0 0]);
rectangle('Position',[90.625 -28.125 3.125 3.125], 'FaceColor',[1 1 1]);
rectangle('Position',[87.5 -31.25 3.125 3.125], 'FaceColor',[0 0 0]);
rectangle('Position',[90.625 -31.25 3.125 3.125], 'FaceColor',[1 1 1]);
rectangle('Position',[87.5 -34.375 3.125 3.125], 'FaceColor',[0 0 0]);
rectangle('Position',[90.625 -34.375 3.125 3.125], 'FaceColor',[1 1 1]);
rectangle('Position',[87.5 -37.5 3.125 3.125], 'FaceColor',[0 0 0]);
rectangle('Position',[90.625 -37.5 3.125 3.125], 'FaceColor',[1 1 1]);
rectangle('Position',[87.5 -40.625 3.125 3.125], 'FaceColor',[0 0 0]);
rectangle('Position',[90.625 -40.625 3.125 3.125], 'FaceColor',[1 1 1]);
rectangle('Position',[87.5 -43.75 3.125 3.125], 'FaceColor',[0 0 0]);
rectangle('Position',[90.625 -43.75 3.125 3.125], 'FaceColor',[1 1 1]);
rectangle('Position',[87.5 -46.875 3.125 3.125], 'FaceColor',[0 0 0]);
rectangle('Position',[90.625 -46.875 3.125 3.125], 'FaceColor',[1 1 1]);
rectangle('Position',[87.5 -50 3.125 3.125], 'FaceColor',[0 0 0]);
rectangle('Position',[90.625 -50 3.125 3.125], 'FaceColor',[1 1 1]);
rectangle('Position',[43.75 -90.625 3.125 3.125], 'FaceColor',[1 1 1]);
rectangle('Position',[46.875 -90.625 3.125 3.125], 'FaceColor',[1 1 1]);
rectangle('Position',[43.75 -93.75 3.125 3.125], 'FaceColor',[0 0 0]);
rectangle('Position',[46.875 -93.75 3.125 3.125], 'FaceColor',[0 0 0]);
rectangle('Position',[50 -90.625 3.125 3.125], 'FaceColor',[1 1 1]);
rectangle('Position',[53.125 -90.625 3.125 3.125], 'FaceColor',[1 1 1]);
rectangle('Position',[50 -93.75 3.125 3.125], 'FaceColor',[0 0 0]);
rectangle('Position',[53.125 -93.75 3.125 3.125], 'FaceColor',[0 0 0]);
rectangle('Position',[87.5 -103.125 3.125 3.125], 'FaceColor',[0 0 0]);
rectangle('Position',[90.625 -103.125 3.125 3.125], 'FaceColor',[0 0 0]);
rectangle('Position',[87.5 -106.25 3.125 3.125], 'FaceColor',[1 1 1]);
rectangle('Position',[90.625 -106.25 3.125 3.125], 'FaceColor',[1 1 1]);
rectangle('Position',[93.75 -103.125 3.125 3.125], 'FaceColor',[0 0 0]);
rectangle('Position',[96.875 -103.125 3.125 3.125], 'FaceColor',[0 0 0]);
rectangle('Position',[93.75 -106.25 3.125 3.125], 'FaceColor',[1 1 1]);
rectangle('Position',[96.875 -106.25 3.125 3.125], 'FaceColor',[1 1 1]);
rectangle('Position',[100 -103.125 3.125 3.125], 'FaceColor',[0 0 0]);
rectangle('Position',[103.125 -103.125 3.125 3.125], 'FaceColor',[0 0 0]);
rectangle('Position',[100 -106.25 3.125 3.125], 'FaceColor',[1 1 1]);
rectangle('Position',[103.125 -106.25 3.125 3.125], 'FaceColor',[1 1 1]);
rectangle('Position',[106.25 -103.125 3.125 3.125], 'FaceColor',[0 0 0]);
rectangle('Position',[109.375 -103.125 3.125 3.125], 'FaceColor',[0 0 0]);
rectangle('Position',[106.25 -106.25 3.125 3.125], 'FaceColor',[1 1 1]);
rectangle('Position',[109.375 -106.25 3.125 3.125], 'FaceColor',[1 1 1]);
rectangle('Position',[112.5 -103.125 3.125 3.125], 'FaceColor',[0 0 0]);
rectangle('Position',[115.625 -103.125 3.125 3.125], 'FaceColor',[0 0 0]);
rectangle('Position',[112.5 -106.25 3.125 3.125], 'FaceColor',[1 1 1]);
rectangle('Position',[115.625 -106.25 3.125 3.125], 'FaceColor',[1 1 1]);
rectangle('Position',[118.75 -103.125 3.125 3.125], 'FaceColor',[0 0 0]);
rectangle('Position',[121.875 -103.125 3.125 3.125], 'FaceColor',[0 0 0]);
rectangle('Position',[118.75 -106.25 3.125 3.125], 'FaceColor',[1 1 1]);
rectangle('Position',[121.875 -106.25 3.125 3.125], 'FaceColor',[1 1 1]);
rectangle('Position',[125 -103.125 3.125 3.125], 'FaceColor',[0 0 0]);
rectangle('Position',[128.125 -103.125 3.125 3.125], 'FaceColor',[0 0 0]);
rectangle('Position',[125 -106.25 3.125 3.125], 'FaceColor',[1 1 1]);
rectangle('Position',[128.125 -106.25 3.125 3.125], 'FaceColor',[1 1 1]);
rectangle('Position',[106.25 -140.625 3.125 3.125], 'FaceColor',[1 1 1]);
rectangle('Position',[109.375 -140.625 3.125 3.125], 'FaceColor',[0 0 0]);
rectangle('Position',[106.25 -143.75 3.125 3.125], 'FaceColor',[1 1 1]);
rectangle('Position',[109.375 -143.75 3.125 3.125], 'FaceColor',[0 0 0]);
rectangle('Position',[106.25 -146.875 3.125 3.125], 'FaceColor',[1 1 1]);
rectangle('Position',[109.375 -146.875 3.125 3.125], 'FaceColor',[0 0 0]);
rectangle('Position',[106.25 -150 3.125 3.125], 'FaceColor',[1 1 1]);
rectangle('Position',[109.375 -150 3.125 3.125], 'FaceColor',[0 0 0]);
rectangle('Position',[150 -140.625 3.125 3.125], 'FaceColor',[1 1 1]);
rectangle('Position',[153.125 -140.625 3.125 3.125], 'FaceColor',[1 1 1]);
rectangle('Position',[150 -143.75 3.125 3.125], 'FaceColor',[0 0 0]);
rectangle('Position',[153.125 -143.75 3.125 3.125], 'FaceColor',[0 0 0]);
rectangle('Position',[156.25 -140.625 3.125 3.125], 'FaceColor',[1 1 1]);
rectangle('Position',[159.375 -140.625 3.125 3.125], 'FaceColor',[1 1 1]);
rectangle('Position',[156.25 -143.75 3.125 3.125], 'FaceColor',[0 0 0]);
rectangle('Position',[159.375 -143.75 3.125 3.125], 'FaceColor',[0 0 0]);
rectangle('Position',[162.5 -140.625 3.125 3.125], 'FaceColor',[1 1 1]);
rectangle('Position',[165.625 -140.625 3.125 3.125], 'FaceColor',[1 1 1]);
rectangle('Position',[162.5 -143.75 3.125 3.125], 'FaceColor',[0 0 0]);
rectangle('Position',[165.625 -143.75 3.125 3.125], 'FaceColor',[0 0 0]);
rectangle('Position',[168.75 -140.625 3.125 3.125], 'FaceColor',[1 1 1]);
rectangle('Position',[171.875 -140.625 3.125 3.125], 'FaceColor',[1 1 1]);
rectangle('Position',[168.75 -143.75 3.125 3.125], 'FaceColor',[0 0 0]);
rectangle('Position',[171.875 -143.75 3.125 3.125], 'FaceColor',[0 0 0]);
rectangle('Position',[175 -140.625 3.125 3.125], 'FaceColor',[1 1 1]);
rectangle('Position',[178.125 -140.625 3.125 3.125], 'FaceColor',[1 1 1]);
rectangle('Position',[175 -143.75 3.125 3.125], 'FaceColor',[0 0 0]);
rectangle('Position',[178.125 -143.75 3.125 3.125], 'FaceColor',[0 0 0]);
rectangle('Position',[181.25 -140.625 3.125 3.125], 'FaceColor',[1 1 1]);
rectangle('Position',[184.375 -140.625 3.125 3.125], 'FaceColor',[1 1 1]);
rectangle('Position',[181.25 -143.75 3.125 3.125], 'FaceColor',[0 0 0]);
rectangle('Position',[184.375 -143.75 3.125 3.125], 'FaceColor',[0 0 0]);
rectangle('Position',[187.5 -140.625 3.125 3.125], 'FaceColor',[1 1 1]);
rectangle('Position',[190.625 -140.625 3.125 3.125], 'FaceColor',[1 1 1]);
rectangle('Position',[187.5 -143.75 3.125 3.125], 'FaceColor',[0 0 0]);
rectangle('Position',[190.625 -143.75 3.125 3.125], 'FaceColor',[0 0 0]);
rectangle('Position',[106.25 -153.125 3.125 3.125], 'FaceColor',[1 1 1]);
rectangle('Position',[109.375 -153.125 3.125 3.125], 'FaceColor',[0 0 0]);
rectangle('Position',[106.25 -156.25 3.125 3.125], 'FaceColor',[1 1 1]);
rectangle('Position',[109.375 -156.25 3.125 3.125], 'FaceColor',[0 0 0]);
rectangle('Position',[106.25 -159.375 3.125 3.125], 'FaceColor',[1 1 1]);
rectangle('Position',[109.375 -159.375 3.125 3.125], 'FaceColor',[0 0 0]);
rectangle('Position',[106.25 -162.5 3.125 3.125], 'FaceColor',[1 1 1]);
rectangle('Position',[109.375 -162.5 3.125 3.125], 'FaceColor',[0 0 0]);
rectangle('Position',[106.25 -165.625 3.125 3.125], 'FaceColor',[1 1 1]);
rectangle('Position',[109.375 -165.625 3.125 3.125], 'FaceColor',[0 0 0]);
rectangle('Position',[106.25 -168.75 3.125 3.125], 'FaceColor',[1 1 1]);
rectangle('Position',[109.375 -168.75 3.125 3.125], 'FaceColor',[0 0 0]);
rectangle('Position',[106.25 -171.875 3.125 3.125], 'FaceColor',[1 1 1]);
rectangle('Position',[109.375 -171.875 3.125 3.125], 'FaceColor',[0 0 0]);
rectangle('Position',[106.25 -175 3.125 3.125], 'FaceColor',[1 1 1]);
rectangle('Position',[109.375 -175 3.125 3.125], 'FaceColor',[0 0 0]);
rectangle('Position',[106.25 -178.125 3.125 3.125], 'FaceColor',[1 1 1]);
rectangle('Position',[109.375 -178.125 3.125 3.125], 'FaceColor',[0 0 0]);
rectangle('Position',[106.25 -181.25 3.125 3.125], 'FaceColor',[1 1 1]);
rectangle('Position',[109.375 -181.25 3.125 3.125], 'FaceColor',[0 0 0]);
rectangle('Position',[106.25 -184.375 3.125 3.125], 'FaceColor',[1 1 1]);
rectangle('Position',[109.375 -184.375 3.125 3.125], 'FaceColor',[0 0 0]);
rectangle('Position',[106.25 -187.5 3.125 3.125], 'FaceColor',[1 1 1]);
rectangle('Position',[109.375 -187.5 3.125 3.125], 'FaceColor',[0 0 0]);
rectangle('Position',[106.25 -190.625 3.125 3.125], 'FaceColor',[1 1 1]);
rectangle('Position',[109.375 -190.625 3.125 3.125], 'FaceColor',[0 0 0]);
rectangle('Position',[106.25 -193.75 3.125 3.125], 'FaceColor',[1 1 1]);
rectangle('Position',[109.375 -193.75 3.125 3.125], 'FaceColor',[0 0 0]);
X=[186.667,182.5,177.5,175,150,137.5,137.5,133.75,131.25,128.125,125,121.875,118.75,115.625,112.5,109.375,106.25,103.125,100,96.875,93.75,90.625,87.5,75,62.5,50,46.875,43.75,37.5,25,25,25,25,25,25,25,13.3333,13.3333];
Y=[-13.3333,-25,-37.5,-50,-75,-87.5,-93.75,-100,-103.125,-103.125,-103.125,-103.125,-103.125,-103.125,-103.125,-103.125,-103.125,-103.125,-103.125,-103.125,-103.125,-103.125,-103.125,-100,-87.5,-87.5,-88.75,-90.625,-93.75,-100,-112.5,-125,-137.5,-150,-162.5,-175,-186.667,-186.667];
hold on;
plot(X,Y,'r');
plot(X,Y,'bo');
legend('782.194','Location','southoutside');
